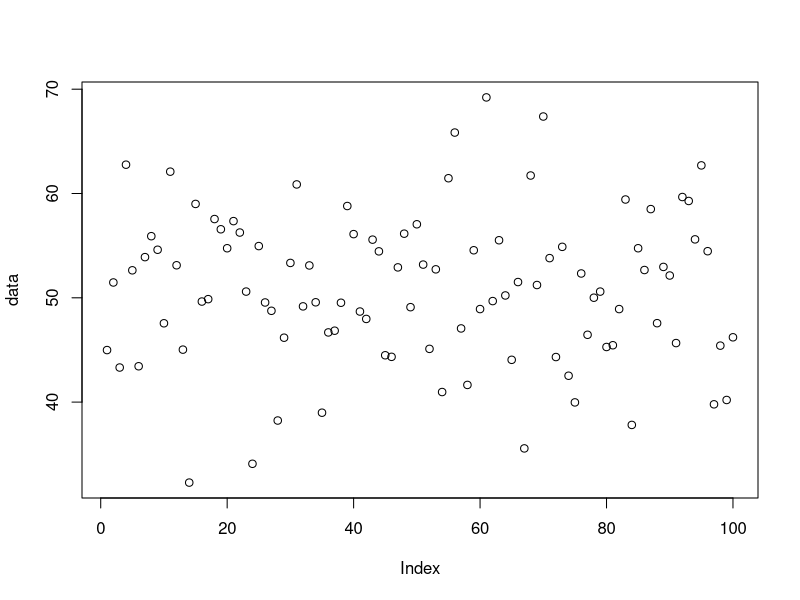

This figure's R source:
n = 100; mean = 50; sd = 8

#Soal6.A
set.seed(1)
data<-rnorm(n,mean,sd)
data
summary(data)

x1 = runif(1, min = min(data), max = mean)
x2 = runif(1, min = mean, max = max(data))
x1
x2

probability1<- pnorm(x1,mean,sd)
probability2<- pnorm(x2,mean,sd)
probability1
probability2

probability<- probability2 - probability1
plot(data)